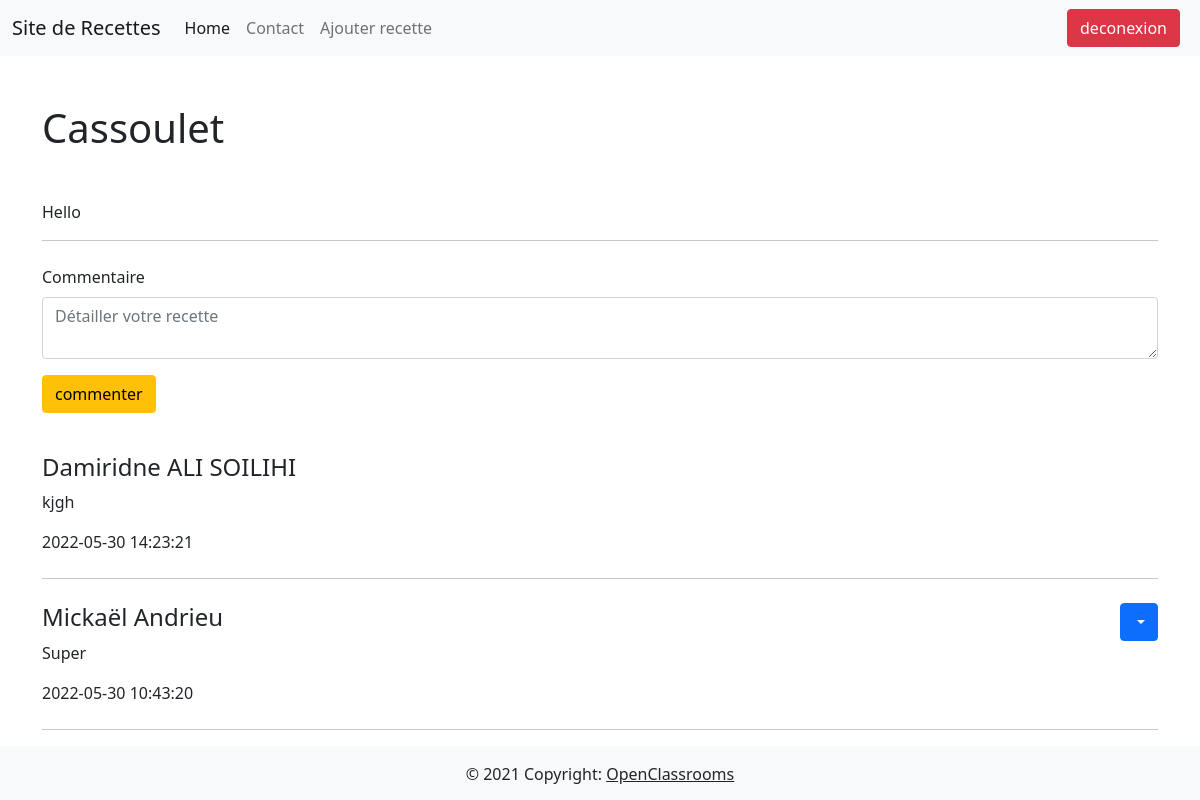
Screenshot of /post.php?recipe_id=1 (signed in) with the database file from the repository.
### tables this page shows
CREATE TABLE `recettes` (
  `recpe_id` int(11) NOT NULL,
  `title` varchar(256) NOT NULL,
  `recipe` text NOT NULL,
  `author` varchar(128) DEFAULT NULL,
  `is_enabled` tinyint(1) NOT NULL
);

CREATE TABLE `comments` (
  `id` int(11) NOT NULL,
  `recipe` int(11) DEFAULT NULL,
  `comment` text DEFAULT NULL,
  `user_id` int(11) DEFAULT NULL,
  `created_at` datetime DEFAULT NULL
);

CREATE TABLE `users` (
  `id` int(11) NOT NULL,
  `fullname` varchar(128) DEFAULT NULL,
  `email` varchar(256) DEFAULT NULL,
  `age` int(11) DEFAULT NULL,
  `password` varchar(128) DEFAULT NULL
);

### post.php (the view, shortened to what this page needs)
<?php
include_once 'header.php';
if (isset($_GET['recipe_id'])) {
    $sqlRecipeQuery = 'SELECT * FROM recettes WHERE recpe_id = :recpe_id';
    $recipeStatement = $db->prepare($sqlRecipeQuery);
    $recipeStatement->execute(
        ['recpe_id' => $_GET['recipe_id'],]
    ) or die(print_r($db->errorInfo()));
    $recipe = $recipeStatement->fetch();
    $sqlCommentsQuery = 'SELECT u.fullname, c.comment, c.created_at FROM users u INNER JOIN comments c ON c.recipe = :recipe and u.id = c.user_id ORDER BY c.created_at DESC';
    $commentsStatement = $db->prepare($sqlCommentsQuery);
    $commentsStatement->execute(
        ['recipe' => $_GET['recipe_id'],]
    ) or die(print_r($db->errorInfo()));
    $comments = $commentsStatement->fetchAll();
};
?>
<?php if (isset($recipe)) : ?>
    <?php if (isset($_SESSION['logged_user'])) : ?>
        <h1 class="my-5"><?php echo ($recipe['title']) ?></h1>
        <p><?php echo ($recipe['recipe']) ?></p>
        <hr>
        <form class="mt-4" action="./post.php?recipe_id=<?php echo ($recipe['recpe_id']) ?>" method="POST">
            <div class="mb-3">
                <label for="formGroupExampleInput" class="form-label">Commentaire</label>
                <textarea class="form-control" id="exampleFormControlTextarea1" name='comment' placeholder="Détailler votre recette" rows="2" required></textarea>
            </div>
            <button type="submit" class="btn btn-warning mb-3">commenter</button>
        </form>
        <div class="comments-container">
            <?php foreach ($comments as $comment) : ?>
                <article class="container-flud my-4">
                    <div class="article__header d-flex justify-content-between">
                        <h4><?php echo ($comment['fullname']); ?></h4>
                        <?php if ($comment['fullname']===$_SESSION['logged_user_name']) : ?>
                        <form class="btn-group" action="./post.php?recipe_id=<?php echo ($recipe['recpe_id']) ?>" method="POST">
                            <button type="button" class="btn btn-primary dropdown-toggle" data-bs-toggle="dropdown" aria-expanded="false">
                            </button>
                        </form>
                        <?php endif; ?>
                    </div>
                    <p><?php echo ($comment['comment']); ?></p>
                    <p><?php echo ($comment['created_at']); ?></p>
                </article>
                <hr>
            <?php endforeach; ?>
        </div>
    <?php else : ?>
        <p class="alert alert-warning mt-5">Erreur</p>
<?php endif;
endif;
include_once 'footer.php';
?>

### rows the page displays
recettes: title "Cassoulet", recipe "Hello"
comments: user.fullname "Damiridne ALI SOILIHI", comment "kjgh", created_at "2022-05-30 14:23:21"
comments: user.fullname "Mickaël Andrieu", comment "Super", created_at "2022-05-30 10:43:20"
